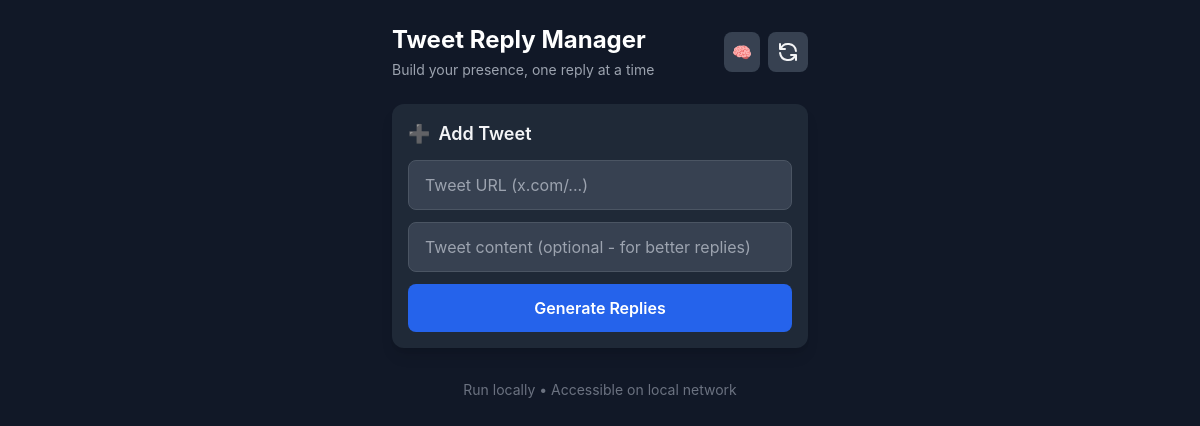
Before: / with the older database file.
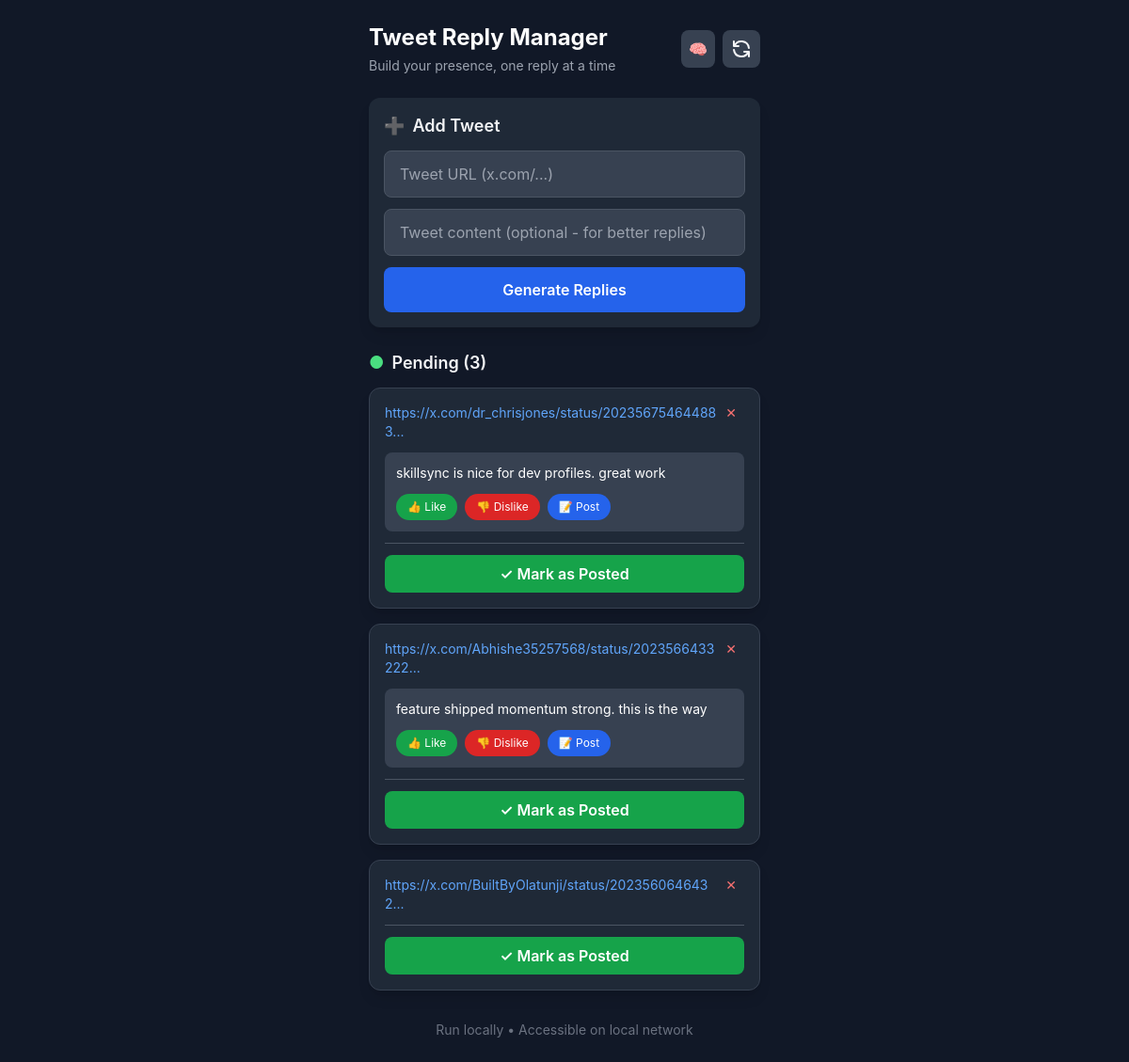
After: the same page with the newer database file.
### tables this page shows
CREATE TABLE tweets (
                id INTEGER PRIMARY KEY AUTOINCREMENT,
                url TEXT UNIQUE NOT NULL,
                created_at DATETIME DEFAULT CURRENT_TIMESTAMP,
                posted BOOLEAN DEFAULT 0,
                posted_at DATETIME
            , username TEXT, tweet_text TEXT);

### app.py (the view)
@app.route('/')
def index():
    db = get_db()
    pending_tweets = db.execute('''
        SELECT t.*, GROUP_CONCAT(r.content, '|||') as replies
        FROM tweets t
        LEFT JOIN replies r ON t.id = r.tweet_id AND r.status = 'pending'
        WHERE t.posted = 0
        GROUP BY t.id
        ORDER BY t.created_at DESC
    ''').fetchall()
    posted_tweets = db.execute('''
        SELECT * FROM tweets
        WHERE posted = 1
        ORDER BY posted_at DESC
        LIMIT 20
    ''').fetchall()
    return render_template('index.html', pending=pending_tweets, posted=posted_tweets)

### app.py (called while the page is built)
def get_db():
    db = getattr(g, '_database', None)
    if db is None:
        db = g._database = sqlite3.connect(DATABASE)
        db.row_factory = sqlite3.Row
    return db

@app.teardown_appcontext
def close_connection(exception):
    db = getattr(g, '_database', None)
    if db is not None:
        db.close()

### templates/index.html (shortened to what the changed rows need)
<!DOCTYPE html>
<html lang="en">
<head>
    <script src="https://cdn.tailwindcss.com"></script>
</head>
<body class="bg-gray-900 text-gray-100 min-h-screen">
    <div class="max-w-md mx-auto px-4 py-6">
        <header class="mb-6 flex items-center justify-between">
            <div>
                <h1 class="text-2xl font-bold text-white mb-1">Tweet Reply Manager</h1>
            </div>
        </header>
        <section class="bg-gray-800 rounded-xl p-4 mb-6 shadow-lg">
            <h2 class="text-lg font-semibold mb-3 flex items-center gap-2">
                <span>➕</span> Add Tweet
            </h2>
        </section>
        {% if pending %}
        <section class="mb-8">
            <h2 class="text-lg font-semibold mb-3 flex items-center gap-2">
                <span class="text-green-400">●</span> Pending ({{ pending|length }})
            </h2>
            {% for tweet in pending %}
            <div class="bg-gray-800 rounded-xl p-4 mb-4 shadow-lg border border-gray-700">
                <div class="flex items-start justify-between mb-3">
                    <a href="{{ tweet.url }}" target="_blank" class="text-blue-400 hover:text-blue-300 text-sm break-all">
                        {{ tweet.url[:50] }}...
                    </a>
                    <a href="/delete/{{ tweet.id }}" class="text-red-400 hover:text-red-300 text-sm px-2">✕</a>
                </div>
                {% set replies_list = tweet.replies.split('|||') if tweet.replies else [] %}
                {% for reply in replies_list %}
                <div class="bg-gray-700 rounded-lg p-3 mb-2">
                    <p class="text-white text-sm mb-3">{{ reply }}</p>
                    <div class="flex gap-2 flex-wrap">
                        <button
                            onclick="toggleFeedback('like-{{ tweet.id }}-{{ loop.index0 }}')"
                            class="bg-green-600 hover:bg-green-700 text-white text-xs px-3 py-1.5 rounded-full transition-colors"
                        >
                            👍 Like
                        </button>
                        <button
                            onclick="toggleFeedback('dislike-{{ tweet.id }}-{{ loop.index0 }}')"
                            class="bg-red-600 hover:bg-red-700 text-white text-xs px-3 py-1.5 rounded-full transition-colors"
                        >
                            👎 Dislike
                        </button>
                        <a
                            href="{{ tweet.url }}"
                            target="_blank"
                            class="bg-blue-600 hover:bg-blue-700 text-white text-xs px-3 py-1.5 rounded-full transition-colors"
                        >
                            📝 Post
                        </a>
                    </div>
                </div>
                {% endfor %}
                <div class="mt-3 pt-3 border-t border-gray-600">
                    <a href="/post/{{ tweet.id }}" class="block text-center bg-green-600 hover:bg-green-700 text-white font-semibold py-2 rounded-lg transition-colors">
                        ✓ Mark as Posted
                    </a>
                </div>
            </div>
            {% endfor %}
        </section>
        {% endif %}
    </div>
</body>
</html>

Changed rows visible on the page:
added tweets: url "https://x.com/dr_chrisjones/status/202356754644883", replies_list "skillsync is nice for dev profiles. great work"
added tweets: url "https://x.com/Abhishe35257568/status/2023566433222", replies_list "feature shipped momentum strong. this is the way"
added tweets: url "https://x.com/BuiltByOlatunji/status/2023560646432"
Other visible differences:
{{ pending|length }}: (not shown) → "3"
text now shown: "● Pending ( )"
